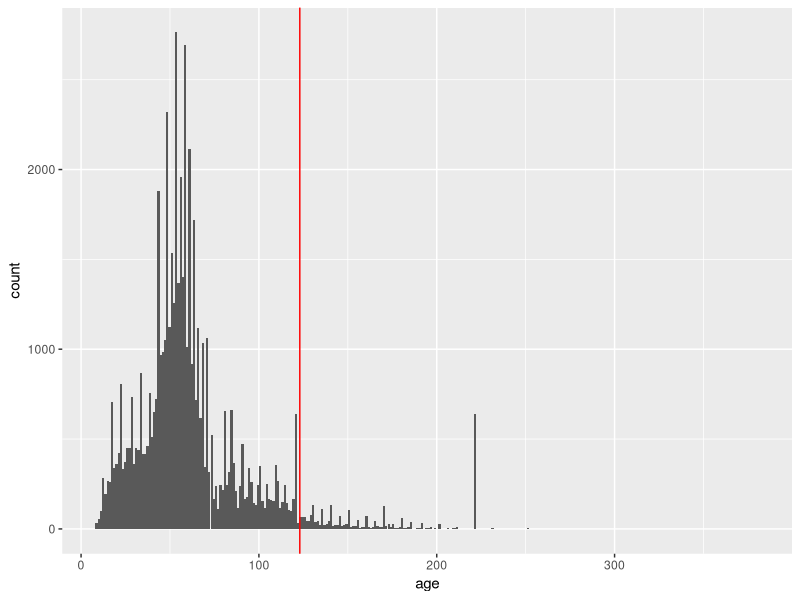

R code for this plot:
#*****************************************************************
#* TITLE:   National Inventory of Dam analysis for FCR GLM-AED manuscript             
#* AUTHORS:  R.P. McClure and C.C. Carey                                       
#* DATE:   Originally developed summer 2020; CCC modified in May 2022                           
#* NOTES:  Goal of this script is to calculate some summary statistics
#*         about the NID as well as describe how Falling Creek 
#*         is important (and representative) in the context of other systems
#*****************************************************************

library(tidyverse)
library(reshape2)
library(zoo)

# facts about FCR
fcr_area <- 0.119       #km2
fcr_start <- 1898       # year constructed
fcr_age <- 2021-1898
dams <- read_csv("./FCR_2013_2019GLMHistoricalRun_GLMv3beta/field_data/NID_YearCompleted_SurfaceArea_State.csv") %>% 
  rename(SURFACE_AREA = "SURFACE_AREA (acres)") %>% 
  filter(SURFACE_AREA != 0)

dam_facts <- dams %>%
  summarize(med_start_year = median(YEAR_COMPLETED, na.rm = T),
            mean_start_year = mean(YEAR_COMPLETED, na.rm = T),
            med_area_km2 = median(SURFACE_AREA/247, na.rm = T),              # dividing by 247 converts from acres to km2
            mean_area_km2 = mean(SURFACE_AREA/247, na.rm = T),
            max_start_year = max(YEAR_COMPLETED, na.rm = T),
            min_start_year = min(YEAR_COMPLETED, na.rm = T),
            max_area_km2 = max(SURFACE_AREA/247, na.rm = T),
            min_area_km2 = min(SURFACE_AREA/247, na.rm = T))

quantile(dams$SURFACE_AREA/247, probs=seq(0.7,0.75,0.01))
#72% of dams in the US are 0.117km2 or smaller


#What is the median age of all dams in the 2013 NID?
median_age <- dams %>%
  mutate(age = 2021-YEAR_COMPLETED)%>%
  summarize(median_age = median(age, na.rm = T))

# how does FCR stack up against all of that
median_age_plot <- dams %>%
  filter(!is.na(YEAR_COMPLETED))%>%
  mutate(age = 2021-YEAR_COMPLETED)%>%
  ggplot(., aes(age))+
  geom_histogram(bins = 300)+
  geom_vline(xintercept = fcr_age, color = "red")

#what percent of dams are over 100 years old?
num_older_100 <- dams %>%
  filter(YEAR_COMPLETED <= 1921)%>%
  summarize(number = count(.,))

num_older_100$number/62856   # 62,856 == the number of dams in the 2013 NID database
# about 10.2%

#what percent of dams over 100 years old are less than 0.5 km2?
num_older_100_less_0.5 <- dams %>%
  filter(YEAR_COMPLETED <= 1921)%>%
  filter(SURFACE_AREA/247 <= 0.5)%>%
  summarize(number = count(.,))

num_older_100_less_0.5$number/num_older_100$number
# about 75.5%

#what percent of dams less than 0.5 km2 are over 100 years old?
num_older_100_less_0.5$number/62856
# about 7.7%
